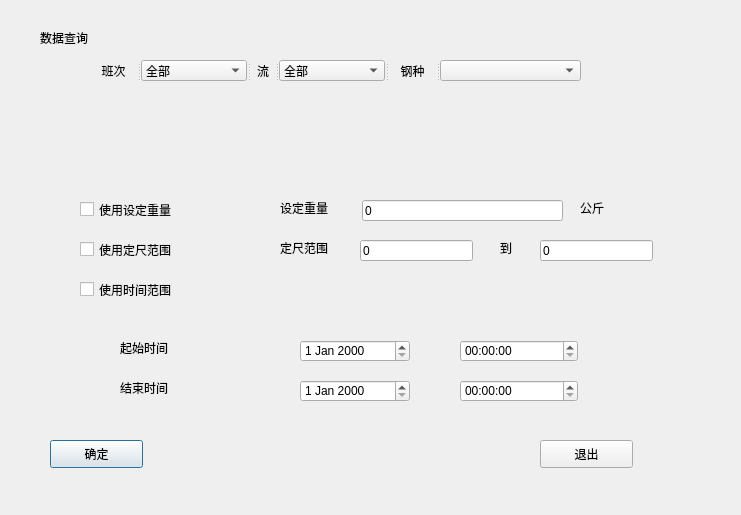
<?xml version="1.0" encoding="UTF-8"?>
<ui version="4.0">
 <class>Dialog</class>
 <widget class="QDialog" name="Dialog">
  <property name="geometry">
   <rect>
    <x>0</x>
    <y>0</y>
    <width>741</width>
    <height>515</height>
   </rect>
  </property>
  <property name="windowTitle">
   <string>生产数据查询</string>
  </property>
  <widget class="QLabel" name="label">
   <property name="geometry">
    <rect>
     <x>40</x>
     <y>30</y>
     <width>72</width>
     <height>15</height>
    </rect>
   </property>
   <property name="text">
    <string>数据查询</string>
   </property>
  </widget>
  <widget class="QLabel" name="label_8">
   <property name="geometry">
    <rect>
     <x>280</x>
     <y>200</y>
     <width>101</width>
     <height>16</height>
    </rect>
   </property>
   <property name="text">
    <string>设定重量</string>
   </property>
  </widget>
  <widget class="QLineEdit" name="Lne_SetWeight">
   <property name="geometry">
    <rect>
     <x>362</x>
     <y>200</y>
     <width>201</width>
     <height>21</height>
    </rect>
   </property>
   <property name="layoutDirection">
    <enum>Qt::LeftToRight</enum>
   </property>
   <property name="text">
    <string>0</string>
   </property>
  </widget>
  <widget class="QLabel" name="label_9">
   <property name="geometry">
    <rect>
     <x>580</x>
     <y>200</y>
     <width>41</width>
     <height>16</height>
    </rect>
   </property>
   <property name="text">
    <string>公斤</string>
   </property>
  </widget>
  <widget class="QLabel" name="label_11">
   <property name="geometry">
    <rect>
     <x>280</x>
     <y>240</y>
     <width>101</width>
     <height>16</height>
    </rect>
   </property>
   <property name="text">
    <string>定尺范围</string>
   </property>
  </widget>
  <widget class="QLabel" name="label_12">
   <property name="geometry">
    <rect>
     <x>500</x>
     <y>240</y>
     <width>31</width>
     <height>16</height>
    </rect>
   </property>
   <property name="text">
    <string>到</string>
   </property>
  </widget>
  <widget class="QLineEdit" name="Lne_LengRangeFrom">
   <property name="geometry">
    <rect>
     <x>360</x>
     <y>240</y>
     <width>113</width>
     <height>21</height>
    </rect>
   </property>
   <property name="text">
    <string>0</string>
   </property>
  </widget>
  <widget class="QLineEdit" name="Lne_LengRangeTo">
   <property name="geometry">
    <rect>
     <x>540</x>
     <y>240</y>
     <width>113</width>
     <height>21</height>
    </rect>
   </property>
   <property name="text">
    <string>0</string>
   </property>
  </widget>
  <widget class="QLabel" name="label_14">
   <property name="geometry">
    <rect>
     <x>120</x>
     <y>340</y>
     <width>101</width>
     <height>16</height>
    </rect>
   </property>
   <property name="text">
    <string>起始时间</string>
   </property>
  </widget>
  <widget class="QLabel" name="label_15">
   <property name="geometry">
    <rect>
     <x>120</x>
     <y>380</y>
     <width>101</width>
     <height>16</height>
    </rect>
   </property>
   <property name="text">
    <string>结束时间</string>
   </property>
  </widget>
  <widget class="QCheckBox" name="Ceb_SetWeightEn">
   <property name="geometry">
    <rect>
     <x>80</x>
     <y>200</y>
     <width>121</width>
     <height>19</height>
    </rect>
   </property>
   <property name="text">
    <string>使用设定重量</string>
   </property>
  </widget>
  <widget class="QCheckBox" name="Ceb_LengRangeEn">
   <property name="geometry">
    <rect>
     <x>80</x>
     <y>240</y>
     <width>121</width>
     <height>19</height>
    </rect>
   </property>
   <property name="text">
    <string>使用定尺范围</string>
   </property>
  </widget>
  <widget class="QCheckBox" name="Ceb_TimeRangeEn">
   <property name="geometry">
    <rect>
     <x>80</x>
     <y>280</y>
     <width>121</width>
     <height>19</height>
    </rect>
   </property>
   <property name="text">
    <string>使用时间范围</string>
   </property>
  </widget>
  <widget class="QDateEdit" name="Det_DateRangeFrom">
   <property name="geometry">
    <rect>
     <x>300</x>
     <y>340</y>
     <width>110</width>
     <height>22</height>
    </rect>
   </property>
  </widget>
  <widget class="QDateEdit" name="Det_DateRangeTo">
   <property name="geometry">
    <rect>
     <x>300</x>
     <y>380</y>
     <width>110</width>
     <height>22</height>
    </rect>
   </property>
  </widget>
  <widget class="QTimeEdit" name="Tet_TimeRangeFrom">
   <property name="geometry">
    <rect>
     <x>460</x>
     <y>340</y>
     <width>118</width>
     <height>22</height>
    </rect>
   </property>
  </widget>
  <widget class="QTimeEdit" name="Tet_TimeRangeTo">
   <property name="geometry">
    <rect>
     <x>460</x>
     <y>380</y>
     <width>118</width>
     <height>22</height>
    </rect>
   </property>
  </widget>
  <widget class="QPushButton" name="Btn_Query">
   <property name="geometry">
    <rect>
     <x>50</x>
     <y>440</y>
     <width>93</width>
     <height>28</height>
    </rect>
   </property>
   <property name="text">
    <string>确定</string>
   </property>
  </widget>
  <widget class="QPushButton" name="Btn_Exit">
   <property name="geometry">
    <rect>
     <x>540</x>
     <y>440</y>
     <width>93</width>
     <height>28</height>
    </rect>
   </property>
   <property name="text">
    <string>退出</string>
   </property>
  </widget>
  <widget class="QSplitter" name="splitter">
   <property name="geometry">
    <rect>
     <x>90</x>
     <y>60</y>
     <width>491</width>
     <height>21</height>
    </rect>
   </property>
   <property name="orientation">
    <enum>Qt::Horizontal</enum>
   </property>
   <widget class="QLabel" name="label_2">
    <property name="text">
     <string>班次</string>
    </property>
    <property name="alignment">
     <set>Qt::AlignCenter</set>
    </property>
   </widget>
   <widget class="QComboBox" name="comboBox">
    <item>
     <property name="text">
      <string>全部</string>
     </property>
    </item>
    <item>
     <property name="text">
      <string>甲班</string>
     </property>
    </item>
    <item>
     <property name="text">
      <string>乙班</string>
     </property>
    </item>
    <item>
     <property name="text">
      <string>丙班</string>
     </property>
    </item>
    <item>
     <property name="text">
      <string>丁班</string>
     </property>
    </item>
   </widget>
   <widget class="QLabel" name="label_3">
    <property name="text">
     <string>流</string>
    </property>
    <property name="alignment">
     <set>Qt::AlignCenter</set>
    </property>
   </widget>
   <widget class="QComboBox" name="comboBox_2">
    <item>
     <property name="text">
      <string>全部</string>
     </property>
    </item>
    <item>
     <property name="text">
      <string>1流</string>
     </property>
    </item>
    <item>
     <property name="text">
      <string>2流</string>
     </property>
    </item>
    <item>
     <property name="text">
      <string>3流</string>
     </property>
    </item>
    <item>
     <property name="text">
      <string>4流</string>
     </property>
    </item>
   </widget>
   <widget class="QLabel" name="label_4">
    <property name="text">
     <string>钢种</string>
    </property>
    <property name="alignment">
     <set>Qt::AlignCenter</set>
    </property>
   </widget>
   <widget class="QComboBox" name="cb_SteelType"/>
  </widget>
 </widget>
 <resources/>
 <connections/>
</ui>
